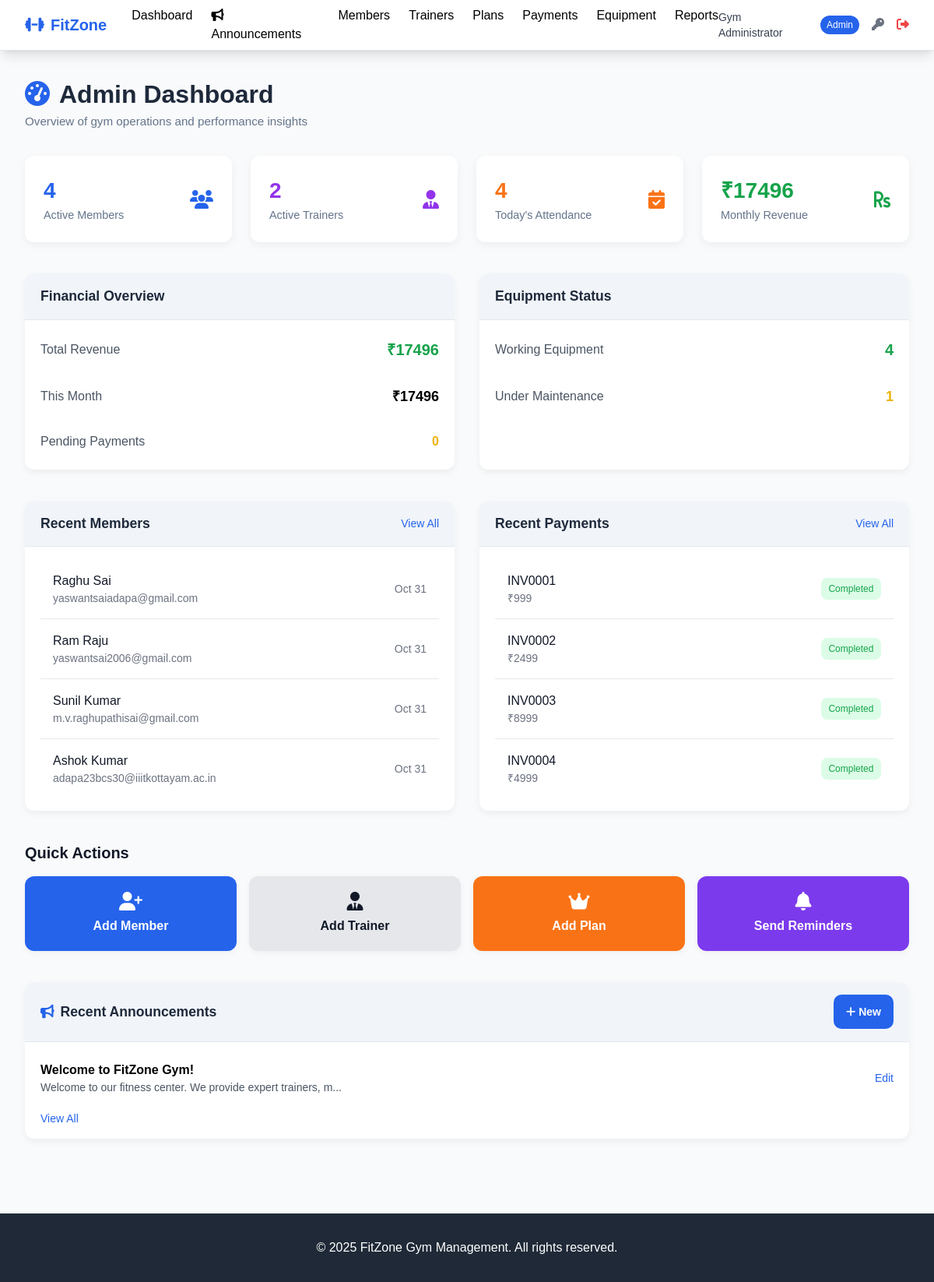
The page /admin/dashboard (signed in) on the database its author committed.
### tables this page shows
CREATE TABLE members (
        id INTEGER PRIMARY KEY AUTOINCREMENT,
        user_id INTEGER,
        membership_plan_id INTEGER,
        phone TEXT NOT NULL,
        emergency_contact TEXT,
        emergency_phone TEXT,
        address TEXT,
        date_of_birth DATE,
        weight DECIMAL(5,2),
        height DECIMAL(5,2),
        medical_conditions TEXT,
        fitness_goals TEXT,
        membership_start_date DATE,
        membership_end_date DATE,
        status TEXT DEFAULT 'pending_payment' CHECK (status IN ('active', 'inactive', 'suspended', 'pending_payment')),
        trainer_id INTEGER,
        created_at TIMESTAMP DEFAULT CURRENT_TIMESTAMP,
        updated_at TIMESTAMP DEFAULT CURRENT_TIMESTAMP,
        FOREIGN KEY (user_id) REFERENCES users (id),
        FOREIGN KEY (membership_plan_id) REFERENCES membership_plans (id),
        FOREIGN KEY (trainer_id) REFERENCES trainers (id)
        );

CREATE TABLE users (
            id INTEGER PRIMARY KEY AUTOINCREMENT,
            username TEXT UNIQUE NOT NULL,
            email TEXT UNIQUE NOT NULL,
            password_hash TEXT NOT NULL,
            role TEXT NOT NULL CHECK (role IN ('admin', 'member', 'trainer')),
            full_name TEXT NOT NULL,
            phone TEXT,
            is_active BOOLEAN DEFAULT 1,
            created_at TIMESTAMP DEFAULT CURRENT_TIMESTAMP,
            updated_at TIMESTAMP DEFAULT CURRENT_TIMESTAMP
            -- reset_token TEXT,
            -- reset_token_expires TEXT
        );

CREATE TABLE payments (
    id INTEGER PRIMARY KEY AUTOINCREMENT,
    member_id INTEGER NOT NULL,
    membership_plan_id INTEGER NOT NULL,
    amount DECIMAL(10,2) NOT NULL,
    payment_method TEXT CHECK (payment_method IN ('cash','card','online','bank_transfer','upi')),
    payment_status TEXT DEFAULT 'pending' CHECK (payment_status IN ('pending', 'completed', 'failed', 'refunded')),
    transaction_id TEXT,
    payment_date DATE,
    due_date DATE,
    notes TEXT,
    created_at TIMESTAMP DEFAULT CURRENT_TIMESTAMP,
    invoice_number TEXT,                 -- unique invoice/reference id (optional format)
    reminder_sent INTEGER DEFAULT 0,     -- 0/1 flag whether a reminder email was already sent
    reminder_sent_at TIMESTAMP,          -- when reminder was sent (nullable)
    cancelled_processed INTEGER DEFAULT 0, -- 0/1 flag whether cancellation action was taken
    FOREIGN KEY (member_id) REFERENCES members (id),
    FOREIGN KEY (membership_plan_id) REFERENCES membership_plans (id)
);

CREATE TABLE announcements (
            id INTEGER PRIMARY KEY AUTOINCREMENT,
            title TEXT NOT NULL,
            content TEXT NOT NULL,
            announcement_type TEXT CHECK (announcement_type IN ('general', 'maintenance', 'event', 'offer')),
            target_audience TEXT CHECK (target_audience IN ('all', 'members', 'trainers')),
            is_public BOOLEAN DEFAULT 0,
            is_active BOOLEAN DEFAULT 1,
            start_date DATE,
            end_date DATE,
            created_by INTEGER, -- admin user_id
            created_at TIMESTAMP DEFAULT CURRENT_TIMESTAMP,
            FOREIGN KEY (created_by) REFERENCES users (id)
        );

### app/routes/admin.py (the view)
@admin_bp.route('/dashboard')
@admin_required
def dashboard():
    try:
        try:
            Payment.process_pending_payments(reminder_before_days=5)
        except Exception as e:
            current_app.logger.warning(f"Auto-processing pending payments failed: {e}")
    except Exception:
        pass
    try:
        total_members = Member.get_count_active()
        total_trainers = Trainer.get_count_active()
        today_attendance = Attendance.get_todays_attendance()
        revenue_stats = Payment.get_revenue_stats()
        monthly_revenue = Payment.get_revenue_stats(year=date.today().year, month=date.today().month)
        pending_payments = Payment.get_pending_payments()
        working_equipment = Equipment.get_working_count()
        maintenance_equipment = Equipment.get_maintenance_count()
        recent_members = Member.get_recent(5)
        recent_payments = Payment.get_recent(5)
        expiring_memberships = Member.get_expiring_soon(15)
        announcements = Announcement.get_all()[:5]
        return render_template(
            'admin/dashboard.html',
            total_members=total_members,
            total_trainers=total_trainers,
            today_attendance=today_attendance,
            total_revenue=revenue_stats.get('total_revenue', 0) if revenue_stats else 0,
            monthly_revenue=monthly_revenue.get('total_revenue', 0) if monthly_revenue else 0,
            pending_payments=len(pending_payments),
            working_equipment=working_equipment,
            maintenance_equipment=maintenance_equipment,
            recent_members=recent_members,
            recent_payments=recent_payments,
            expiring_memberships=expiring_memberships,
            announcements=announcements   # 🔹 pass to template
        )
    except Exception as e:
        print("\n--- DASHBOARD ERROR ---")
        print("Error:", e)
        traceback.print_exc()
        print("--- END ERROR ---\n")
        flash('Error loading dashboard data. Check logs for details.')
        return render_template(
            'admin/dashboard.html',
            total_members=0, total_trainers=0, today_attendance=0,
            total_revenue=0, monthly_revenue=0, pending_payments=0,
            working_equipment=0, maintenance_equipment=0,
            recent_members=[], recent_payments=[], expiring_memberships=[],
            announcements=[]   # 🔹 empty list fallback
        )

### app/templates/admin/dashboard.html (shortened to what this page needs)
{% extends "base.html" %}
{% block content %}
<div class="dashboard-header mb-8">
  <h1><i class="fas fa-tachometer-alt text-primary mr-3"></i>Admin Dashboard</h1>
  <p>Overview of gym operations and performance insights</p>
</div>
<div class="grid grid-cols-1 md:grid-cols-2 lg:grid-cols-4 gap-6 mb-10">
  <div class="stat-card">
    <div class="flex items-center justify-between">
      <div>
        <div class="stat-value text-primary">{{ total_members }}</div>
        <div class="stat-label">Active Members</div>
      </div>
      <i class="fas fa-users text-primary text-2xl"></i>
    </div>
  </div>
  <div class="stat-card">
    <div class="flex items-center justify-between">
      <div>
        <div class="stat-value text-secondary">{{ total_trainers }}</div>
        <div class="stat-label">Active Trainers</div>
      </div>
      <i class="fas fa-user-tie text-secondary text-2xl"></i>
    </div>
  </div>
  <div class="stat-card">
    <div class="flex items-center justify-between">
      <div>
        <div class="stat-value text-accent">{{ today_attendance }}</div>
        <div class="stat-label">Today's Attendance</div>
      </div>
      <i class="fas fa-calendar-check text-accent text-2xl"></i>
    </div>
  </div>
  <div class="stat-card">
    <div class="flex items-center justify-between">
      <div>
        <div class="stat-value text-success">₹{{ monthly_revenue }}</div>
        <div class="stat-label">Monthly Revenue</div>
      </div>
      <i class="fas fa-rupee-sign text-success text-2xl"></i>
    </div>
  </div>
</div>
<div class="grid grid-cols-1 lg:grid-cols-2 gap-8 mb-10">
  <div class="card">
    <div class="card-header"><h2>Financial Overview</h2></div>
    <div class="card-body">
      <div class="space-y-4">
        <div class="flex justify-between items-center py-2">
          <span class="text-gray-600">Total Revenue</span>
          <span class="font-semibold text-xl text-success">₹{{ total_revenue }}</span>
        </div>
        <div class="flex justify-between items-center py-2">
          <span class="text-gray-600">This Month</span>
          <span class="font-semibold text-lg">₹{{ monthly_revenue }}</span>
        </div>
        <div class="flex justify-between items-center py-2">
          <span class="text-gray-600">Pending Payments</span>
          <span class="font-semibold text-warning">{{ pending_payments }}</span>
        </div>
      </div>
    </div>
  </div>
  <div class="card">
    <div class="card-header"><h2>Equipment Status</h2></div>
    <div class="card-body">
      <div class="space-y-4">
        <div class="flex justify-between items-center py-2">
          <span class="text-gray-600">Working Equipment</span>
          <span class="font-semibold text-xl text-success">{{ working_equipment }}</span>
        </div>
        <div class="flex justify-between items-center py-2">
          <span class="text-gray-600">Under Maintenance</span>
          <span class="font-semibold text-lg text-warning">{{ maintenance_equipment }}</span>
        </div>
      </div>
    </div>
  </div>
</div>
<div class="grid grid-cols-1 lg:grid-cols-2 gap-8 mb-10">
  <div class="card">
    <div class="card-header flex justify-between items-center">
      <h2>Recent Members</h2>
      <a href="{{ url_for('admin.members') }}" class="text-primary hover:underline text-sm">View All</a>
    </div>
    <div class="card-body p-0">
      {% if recent_members %}
        <div class="divide-y divide-gray-200">
          {% for member in recent_members %}
            <div class="p-4 hover:bg-gray-50">
              <div class="flex justify-between items-center">
                <div>
                  <div class="font-medium text-gray-900">{{ member.full_name }}</div>
                  <div class="text-sm text-gray-500">{{ member.email }}</div>
                </div>
                <div class="text-sm text-gray-500">{{ member.created_at|datetimeformat('%b %d') }}</div>
              </div>
            </div>
          {% endfor %}
        </div>
      {% else %}
        <div class="p-4 text-center text-gray-500">No recent members</div>
      {% endif %}
    </div>
  </div>
  <div class="card">
    <div class="card-header flex justify-between items-center">
      <h2>Recent Payments</h2>
      <a href="{{ url_for('admin.payments') }}" class="text-primary hover:underline text-sm">View All</a>
    </div>
    <div class="card-body p-0">
      {% if recent_payments %}
        <div class="divide-y divide-gray-200">
          {% for payment in recent_payments %}
            <div class="p-4 hover:bg-gray-50">
              <div class="flex justify-between items-center">
                <div>
                  <div class="font-medium text-gray-900">{{ payment.member_name }}</div>
                  <div class="text-sm text-gray-500">₹{{ payment.amount }}</div>
                </div>
                <div class="text-right">
                  <div class="badge-{{ 'success' if payment.payment_status == 'completed' else 'warning' }}">
                    {{ payment.payment_status|title }}
                  </div>
                </div>
              </div>
            </div>
          {% endfor %}
        </div>
      {% else %}
        <div class="p-4 text-center text-gray-500">No recent payments</div>
      {% endif %}
    </div>
  </div>
</div>
<div class="mt-10">
  <h2 class="text-xl font-semibold text-gray-900 mb-4">Quick Actions</h2>
  <div class="quick-actions grid grid-cols-2 md:grid-cols-4 gap-4">
    <a href="{{ url_for('admin.add_member_form') }}" class="btn-primary">
      <i class="fas fa-user-plus"></i>Add Member
    </a>
    <a href="{{ url_for('admin.add_trainer_form') }}" class="btn-secondary">
      <i class="fas fa-user-tie"></i>Add Trainer
    </a>
    <a href="{{ url_for('admin.add_membership_plan') }}" class="bg-accent">
      <i class="fas fa-crown"></i>Add Plan
    </a>
    <form method="POST" action="{{ url_for('admin.send_renewal_reminders') }}">
      <button type="submit" class="bg-purple-600 w-full">
        <i class="fas fa-bell"></i>Send Reminders
      </button>
    </form>
  </div>
</div>
<div class="card mt-10">
  <div class="card-header flex justify-between items-center">
    <h2><i class="fas fa-bullhorn text-primary mr-2"></i>Recent Announcements</h2>
    <a href="{{ url_for('admin.add_announcement') }}" class="btn btn-primary text-sm px-3 py-1">
      <i class="fas fa-plus mr-1"></i>New
    </a>
  </div>
  <div class="card-body">
    {% if announcements %}
      <ul class="divide-y divide-gray-200">
        {% for ann in announcements %}
        <li class="py-2 flex justify-between items-center">
          <div>
            <strong>{{ ann.title }}</strong>
            <p class="text-sm text-gray-600">{{ ann.content[:60] }}{% if ann.content|length > 60 %}...{% endif %}</p>
          </div>
          <a href="{{ url_for('admin.edit_announcement', announcement_id=ann.id) }}"
             class="text-sm text-primary hover:underline">Edit</a>
        </li>
        {% endfor %}
      </ul>
      <a href="{{ url_for('admin.announcements') }}" class="text-sm text-primary hover:underline block mt-3">
        View All
      </a>
    {% else %}
      <p class="text-gray-500">No announcements yet.</p>
    {% endif %}
  </div>
</div>
{% endblock %}

### rows shown on the page
members: full_name "Raghu Sai", email "yaswantsaiadapa@gmail.com", created_at "Oct 31"
members: full_name "Ram Raju", email "yaswantsai2006@gmail.com", created_at "Oct 31"
members: full_name "Sunil Kumar", email "m.v.raghupathisai@gmail.com", created_at "Oct 31"
members: full_name "Ashok Kumar", email "adapa23bcs30@iiitkottayam.ac.in", created_at "Oct 31"
payments: member_name "INV0001", amount "999", payment_status "Completed"
payments: member_name "INV0002", amount "2499", payment_status "Completed"
payments: member_name "INV0003", amount "8999", payment_status "Completed"
payments: member_name "INV0004", amount "4999", payment_status "Completed"
announcements: title "Welcome to FitZone Gym!", content "Welcome to our fitness center. We provide expert trainers, m"

### other values the page prints
{{ session.full_name }} "Gym Administrator"
{{ session.role|title }} "Admin"
{{ total_members }} "4"
{{ total_trainers }} "2"
{{ today_attendance }} "4"
{{ monthly_revenue }} "17496"
{{ total_revenue }} "17496"
{{ pending_payments }} "0"
{{ working_equipment }} "4"
{{ maintenance_equipment }} "1"
